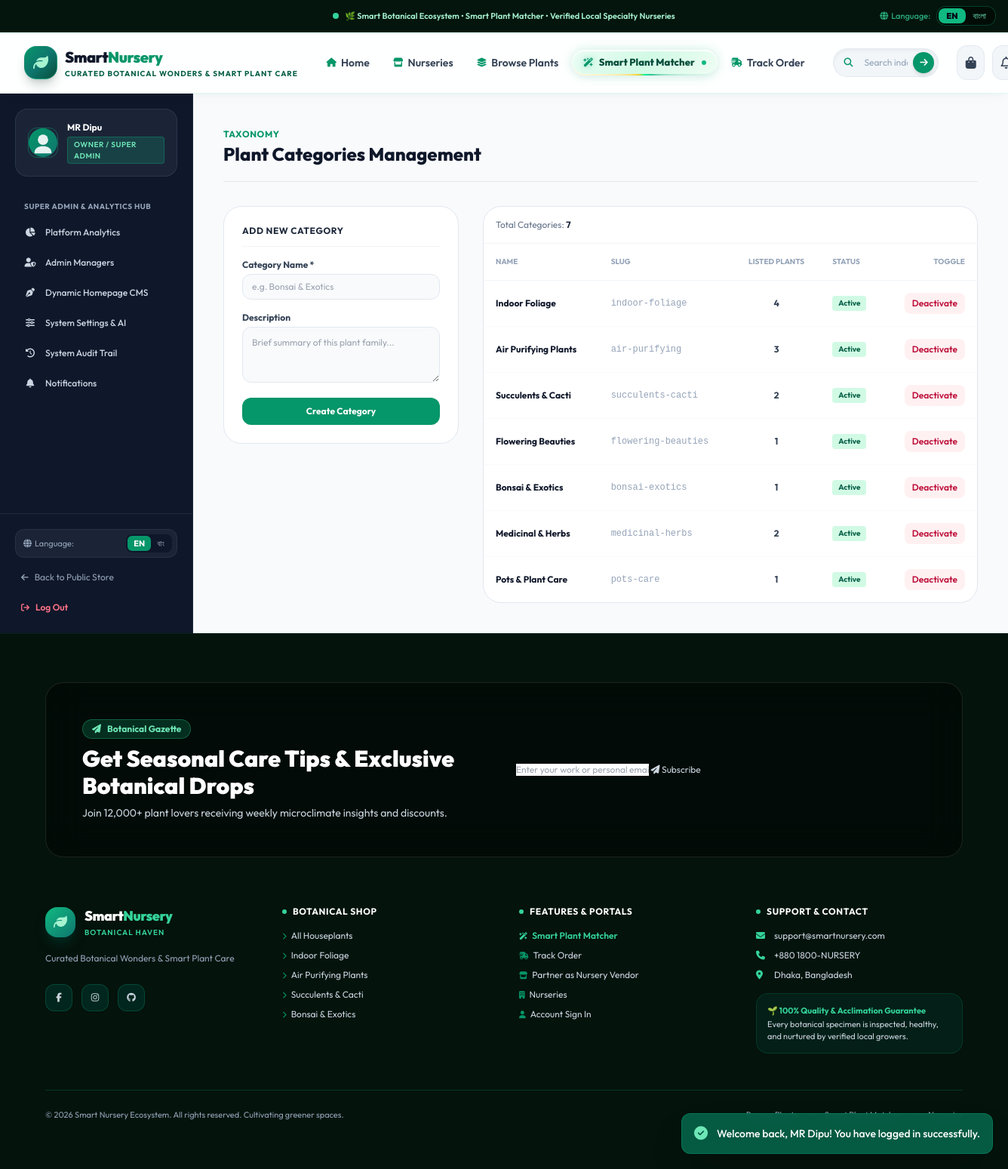
Screenshot of /admin/categories.php (signed in) with the database file from the repository.
### tables this page shows
CREATE TABLE `users` (
  `id` INT AUTO_INCREMENT PRIMARY KEY,
  `role_id` INT NOT NULL,
  `name` VARCHAR(100) NOT NULL,
  `email` VARCHAR(150) NOT NULL UNIQUE,
  `password_hash` VARCHAR(255) NOT NULL,
  `phone` VARCHAR(30) NULL,
  `avatar` VARCHAR(255) NULL,
  `status` ENUM('active', 'pending', 'suspended') NOT NULL DEFAULT 'active',
  `created_at` TIMESTAMP DEFAULT CURRENT_TIMESTAMP,
  `updated_at` TIMESTAMP DEFAULT CURRENT_TIMESTAMP ON UPDATE CURRENT_TIMESTAMP,
  FOREIGN KEY (`role_id`) REFERENCES `roles`(`id`) ON DELETE RESTRICT
);

CREATE TABLE `roles` (
  `id` INT AUTO_INCREMENT PRIMARY KEY,
  `name` VARCHAR(50) NOT NULL UNIQUE,
  `display_name` VARCHAR(100) NOT NULL,
  `description` VARCHAR(255) NULL,
  `created_at` TIMESTAMP DEFAULT CURRENT_TIMESTAMP
);

CREATE TABLE `categories` (
  `id` INT AUTO_INCREMENT PRIMARY KEY,
  `name` VARCHAR(100) NOT NULL,
  `slug` VARCHAR(100) NOT NULL UNIQUE,
  `description` TEXT NULL,
  `image` VARCHAR(255) NULL,
  `is_active` TINYINT(1) NOT NULL DEFAULT 1,
  `created_at` TIMESTAMP DEFAULT CURRENT_TIMESTAMP
);

### helpers/auth.php (called while the page is built, shortened)
<?php
function is_logged_in(): bool {
    return isset($_SESSION['user_id']) && !empty($_SESSION['user_id']);
}
function current_user(): ?array {
    static $cachedUser = null;
    if ($cachedUser !== null && $cachedUser['id'] == $_SESSION['user_id']) {
        return $cachedUser;
    }
    try {
        $db = get_db();
        $stmt = $db->prepare("
            SELECT u.*, r.name AS role_name, r.display_name AS role_display
            FROM users u
            JOIN roles r ON u.role_id = r.id
            WHERE u.id = :id AND u.status = 'active'
            LIMIT 1
        ");
        $stmt->execute(['id' => $_SESSION['user_id']]);
        $user = $stmt->fetch();
        if ($user) {
            $cachedUser = $user;
            return $user;
        }
    } catch (Exception $e) {
        error_log("Error fetching current user: " . $e->getMessage());
    }
    return null;
}
function has_role($allowedRoles): bool {
    $user = current_user();
    return in_array($user['role_name'], $allowedRoles);
}
function require_role($allowedRoles): void {
    if (!has_role($allowedRoles)) {
        $_SESSION['flash_error'] = "Access denied: You do not have permission to view that section.";
        header("Location: " . BASE_URL . "/index.php");
        exit;
    }
}

### helpers/functions.php (called while the page is built, shortened)
<?php
require_once __DIR__ . '/auth.php';
function sanitize($data): string {
    return htmlspecialchars(trim((string)$data), ENT_QUOTES, 'UTF-8');
}
function category_display_name($category): string {
    $name = '';
    if (is_array($category)) {
        $name = $category['name'] ?? '';
    } else {
        $name = (string)$category;
    }
    if (!is_bangla()) {
        return $name;
    }
    return $name;
}
function get_avatar_url(?string $path): string {
    return BASE_URL . '/assets/images/avatars/default-avatar.svg';
}

### helpers/languages.php (called while the page is built, shortened)
<?php
function current_lang(): string {
    return $_SESSION['lang'] ?? 'en';
}
function is_bangla(): bool {
    return current_lang() === 'bn';
}
function load_translations(string $lang): array {
    static $dictionaries = [];
    if (!isset($dictionaries[$lang])) {
        $file = __DIR__ . '/../lang/' . $lang . '.php';
        if (file_exists($file)) {
            $dictionaries[$lang] = require $file;
        } else {
            $dictionaries[$lang] = [];
        }
    }
    return $dictionaries[$lang];
}
function __(string $key, ?string $default = null, array $replace = []): string {
    $currentLang = current_lang();
    $translations = load_translations($currentLang);
    $text = $translations[$key] ?? null;
    if ($text === null) {
        if ($default !== null) {
            $text = $default;
        } else {
            $parts = explode('.', $key);
            $lastPart = end($parts);
            $text = ucwords(str_replace('_', ' ', $lastPart));
        }
    }
    return $text;
}
function format_num_i18n($number): string {
    return is_bangla() ? bn_num($number) : (string)$number;
}
function lang_switch_url(string $targetLang): string {
    $targetLang = strtolower($targetLang);
    $params = $_GET ?? [];
    $params['lang'] = $targetLang;
    $queryString = http_build_query($params);
    $reqUri = $_SERVER['REQUEST_URI'] ?? '';
    $uri = strtok($reqUri, '?');
    return htmlspecialchars($uri . '?' . $queryString, ENT_QUOTES, 'UTF-8');
}

### admin/categories.php (the view, shortened to what this page needs)
<?php
require_once __DIR__ . '/../helpers/auth.php';
require_once __DIR__ . '/../helpers/functions.php';
require_role(['admin', 'owner']);
$db = get_db();
$categories = $db->query("
    SELECT c.*, (SELECT COUNT(*) FROM products WHERE category_id = c.id) AS product_count
    FROM categories c
    ORDER BY c.id ASC
")->fetchAll();
$activePage = 'categories';
require_once __DIR__ . '/../includes/header.php';
require_once __DIR__ . '/../includes/navbar.php';
?>
<div class="flex-1 flex flex-col lg:flex-row">
    <?php require_once __DIR__ . '/../includes/sidebar.php'; ?>
    <main class="flex-1 p-6 sm:p-10 space-y-8 bg-slate-50">
        <div class="border-b border-slate-200 pb-5">
            <span class="text-xs font-bold uppercase tracking-wider text-emerald-600">Taxonomy</span>
            <h1 class="text-2xl font-extrabold text-slate-900">Plant Categories Management</h1>
        </div>
        <div class="grid grid-cols-1 lg:grid-cols-12 gap-8">
            <div class="lg:col-span-4 space-y-4">
                <div class="bg-white p-6 rounded-3xl border border-slate-200 shadow-xs space-y-4">
                    <h3 class="text-xs font-bold uppercase tracking-wider text-slate-800 border-b border-slate-100 pb-3">
                        Add New Category
                    </h3>
                    <form action="categories.php" method="POST" class="space-y-4 text-xs">
                        <div>
                            <label class="block font-bold text-slate-700 mb-1">Category Name *</label>
                            <input type="text" name="name" required placeholder="e.g. Bonsai & Exotics"
                                   class="w-full bg-slate-50 border border-slate-200 rounded-xl px-3 py-2 text-slate-900 focus:bg-white focus:outline-none focus:ring-2 focus:ring-emerald-500">
                        </div>
                        <div>
                            <label class="block font-bold text-slate-700 mb-1">Description</label>
                            <textarea name="description" rows="3" placeholder="Brief summary of this plant family..."
                                      class="w-full bg-slate-50 border border-slate-200 rounded-xl p-3 text-slate-900 focus:bg-white focus:outline-none focus:ring-2 focus:ring-emerald-500"></textarea>
                        </div>
                        <button type="submit" class="w-full py-2.5 bg-emerald-600 hover:bg-emerald-500 text-white font-bold rounded-xl shadow-xs transition">
                            Create Category
                        </button>
                    </form>
                </div>
            </div>
            <div class="lg:col-span-8 space-y-4">
                <div class="bg-white rounded-3xl border border-slate-200 shadow-xs overflow-hidden">
                    <div class="p-4 border-b border-slate-100 flex items-center justify-between text-xs text-slate-500">
                        <span>Total Categories: <strong class="text-slate-800"><?= count($categories) ?></strong></span>
                    </div>
                    <div class="overflow-x-auto">
                        <table class="w-full text-left text-xs">
                            <thead>
                                <tr class="border-b border-slate-100 text-slate-400 uppercase text-[10px] font-bold">
                                    <th class="p-4">Name</th>
                                    <th class="p-4">Slug</th>
                                    <th class="p-4 text-center">Listed Plants</th>
                                    <th class="p-4">Status</th>
                                    <th class="p-4 text-right">Toggle</th>
                                </tr>
                            </thead>
                            <tbody class="divide-y divide-slate-50 text-slate-700">
                                <?php foreach ($categories as $c): ?>
                                    <tr>
                                        <td class="p-4 font-bold text-slate-900">
                                            <span><?= sanitize(category_display_name($c)) ?></span>
                                        </td>
                                        <td class="p-4 font-mono text-slate-400"><?= sanitize($c['slug']) ?></td>
                                        <td class="p-4 text-center font-bold"><?= format_num_i18n($c['product_count']) ?></td>
                                        <td class="p-4">
                                            <span class="inline-flex items-center px-2 py-0.5 rounded text-[10px] font-bold <?= $c['is_active'] ? 'bg-emerald-100 text-emerald-800' : 'bg-slate-200 text-slate-600' ?>">
                                                <?= $c['is_active'] ? __('common.active') : (is_bangla() ? 'নিষ্ক্রিয়' : 'Disabled') ?>
                                            </span>
                                        </td>
                                        <td class="p-4 text-right">
                                            <form action="categories.php" method="POST" class="inline">
                                                <button type="submit" class="px-2.5 py-1.5 <?= $c['is_active'] ? 'bg-rose-50 text-rose-700 hover:bg-rose-100' : 'bg-emerald-50 text-emerald-700 hover:bg-emerald-100' ?> font-semibold rounded-lg">
                                                    <?= $c['is_active'] ? (is_bangla() ? 'বন্ধ করুন' : 'Deactivate') : (is_bangla() ? 'চালু করুন' : 'Activate') ?>
                                                </button>
                                            </form>
                                        </td>
                                    </tr>
                                <?php endforeach; ?>
                            </tbody>
                        </table>
                    </div>
                </div>
            </div>
        </div>
    </main>
</div>
<?php require_once __DIR__ . '/../includes/footer.php'; ?>

### includes/sidebar.php (shortened to what this page needs)
<?php
require_once __DIR__ . '/../helpers/auth.php';
require_once __DIR__ . '/../helpers/functions.php';
$currentUser = current_user();
$role = $currentUser['role_name'] ?? 'customer';
$activePage = $activePage ?? 'dashboard';
$activeLang = current_lang();
?>
<aside class="w-full lg:w-64 bg-slate-900 text-slate-200 flex flex-col justify-between border-r border-slate-800 shrink-0">
    <div class="p-5 space-y-6">
        <div class="bg-slate-800/80 rounded-2xl p-4 border border-slate-700/60 flex items-center space-x-3">
            <?php if (!empty($currentUser['avatar'])): ?>
                <img src="<?= sanitize(get_avatar_url($currentUser['avatar'])) ?>" class="w-10 h-10 rounded-xl object-cover shadow-xs border border-emerald-500/40 shrink-0">
            <?php else: ?>
                <div class="w-10 h-10 rounded-xl bg-emerald-600 text-white font-bold flex items-center justify-center shadow-xs text-sm shrink-0">
                    <?= strtoupper(substr($currentUser['name'] ?? 'U', 0, 1)) ?>
                </div>
            <?php endif; ?>
            <div class="overflow-hidden">
                <h4 class="text-xs font-bold text-white truncate"><?= sanitize($currentUser['name'] ?? 'User') ?></h4>
                <span class="inline-flex items-center px-2 py-0.5 rounded text-[10px] font-semibold bg-emerald-500/20 text-emerald-300 border border-emerald-500/30 uppercase tracking-wider">
                    <?= __('role.' . $role, sanitize($currentUser['role_display'] ?? ucfirst($role))) ?>
                </span>
            </div>
        </div>
        <nav class="space-y-1 text-xs font-medium">
            <?php if ($role === 'owner'): ?>
                <div class="text-[10px] font-bold uppercase tracking-wider text-slate-400 px-3 pt-2 pb-1"><?= __('owner.dashboard_title') ?></div>
                <a href="<?= BASE_URL ?>/owner/index.php" class="flex items-center space-x-3 px-3 py-2.5 rounded-xl transition <?= $activePage === 'dashboard' ? 'bg-emerald-600 text-white font-bold shadow-md shadow-emerald-900/30' : 'text-slate-300 hover:bg-slate-800 hover:text-white' ?>">
                    <i class="fa-solid fa-chart-pie w-4 text-center"></i>
                    <span><?= __('owner.analytics') ?></span>
                </a>
                <a href="<?= BASE_URL ?>/owner/admins.php" class="flex items-center space-x-3 px-3 py-2.5 rounded-xl transition <?= $activePage === 'admins' ? 'bg-emerald-600 text-white font-bold shadow-md shadow-emerald-900/30' : 'text-slate-300 hover:bg-slate-800 hover:text-white' ?>">
                    <i class="fa-solid fa-user-shield w-4 text-center"></i>
                    <span><?= __('owner.admin_managers') ?></span>
                </a>
                <a href="<?= BASE_URL ?>/owner/cms.php" class="flex items-center space-x-3 px-3 py-2.5 rounded-xl transition <?= $activePage === 'cms' ? 'bg-emerald-600 text-white font-bold shadow-md shadow-emerald-900/30' : 'text-slate-300 hover:bg-slate-800 hover:text-white' ?>">
                    <i class="fa-solid fa-pen-nib w-4 text-center"></i>
                    <span><?= __('owner.cms') ?></span>
                </a>
                <a href="<?= BASE_URL ?>/owner/settings.php" class="flex items-center space-x-3 px-3 py-2.5 rounded-xl transition <?= $activePage === 'settings' ? 'bg-emerald-600 text-white font-bold shadow-md shadow-emerald-900/30' : 'text-slate-300 hover:bg-slate-800 hover:text-white' ?>">
                    <i class="fa-solid fa-sliders w-4 text-center"></i>
                    <span><?= __('owner.settings') ?></span>
                </a>
                <a href="<?= BASE_URL ?>/owner/audit-logs.php" class="flex items-center space-x-3 px-3 py-2.5 rounded-xl transition <?= $activePage === 'audit' ? 'bg-emerald-600 text-white font-bold shadow-md shadow-emerald-900/30' : 'text-slate-300 hover:bg-slate-800 hover:text-white' ?>">
                    <i class="fa-solid fa-clock-rotate-left w-4 text-center"></i>
                    <span><?= __('owner.audit_logs') ?></span>
                </a>
                <a href="<?= BASE_URL ?>/notifications.php" class="flex items-center space-x-3 px-3 py-2.5 rounded-xl transition <?= $activePage === 'notifications' ? 'bg-emerald-600 text-white font-bold shadow-md shadow-emerald-900/30' : 'text-slate-300 hover:bg-slate-800 hover:text-white' ?>">
                    <i class="fa-solid fa-bell w-4 text-center"></i>
                    <span><?= is_bangla() ? 'বিজ্ঞপ্তিসমূহ' : 'Notifications' ?></span>
                </a>
            <?php endif; ?>
        </nav>
    </div>
    <div class="p-5 border-t border-slate-800 space-y-3 text-xs">
        <div class="flex items-center justify-between bg-slate-800/80 p-1.5 rounded-xl border border-slate-700/50">
            <span class="text-slate-400 text-[11px] px-1"><i class="fa-solid fa-globe mr-1"></i><?= __('lang.switch_label') ?>:</span>
            <div class="inline-flex rounded-lg bg-slate-900 p-0.5 text-[11px]">
                <a href="<?= lang_switch_url('en') ?>" class="px-2 py-0.5 rounded-md transition <?= $activeLang === 'en' ? 'bg-emerald-600 text-white font-bold' : 'text-slate-400 hover:text-white' ?>">EN</a>
                <a href="<?= lang_switch_url('bn') ?>" class="px-2 py-0.5 rounded-md transition <?= $activeLang === 'bn' ? 'bg-emerald-600 text-white font-bold' : 'text-slate-400 hover:text-white' ?>">বাং</a>
            </div>
        </div>
        <a href="<?= BASE_URL ?>/index.php" class="flex items-center space-x-2 text-slate-400 hover:text-emerald-400 px-2 py-1.5 transition">
            <i class="fa-solid fa-arrow-left text-[11px]"></i>
            <span><?= __('common.back_to_store') ?></span>
        </a>
        <a href="<?= BASE_URL ?>/logout.php" class="flex items-center space-x-2 text-rose-400 hover:text-rose-300 px-2 py-1.5 transition font-semibold">
            <i class="fa-solid fa-arrow-right-from-bracket text-[11px]"></i>
            <span><?= __('common.logout') ?></span>
        </a>
    </div>
</aside>

### rows the page displays
users: name "MR Dipu", role.display_name "OWNER / SUPER ADMIN"
categories: name "Indoor Foliage", slug "indoor-foliage", product_count "4", is_active "Deactivate"
categories: name "Air Purifying Plants", slug "air-purifying", product_count "3", is_active "Deactivate"
categories: name "Succulents & Cacti", slug "succulents-cacti", product_count "2", is_active "Deactivate"
categories: name "Flowering Beauties", slug "flowering-beauties", product_count "1", is_active "Deactivate"
categories: name "Bonsai & Exotics", slug "bonsai-exotics", product_count "1", is_active "Deactivate"
categories: name "Medicinal & Herbs", slug "medicinal-herbs", product_count "2", is_active "Deactivate"
categories: name "Pots & Plant Care", slug "pots-care", product_count "1", is_active "Deactivate"

### other values shown
$flashSuccess "Welcome back, MR Dipu! You have logged in successfully."
$announcementText "🌿 Smart Botanical Ecosystem • Smart Plant Matcher • Verified Local Specialty Nurseries"
__('lang.switch_label') "Language"
$brandTitle "Smart"
$brandSubtitle "Nursery"
$brandTag "CURATED BOTANICAL WONDERS & SMART PLANT CARE"
__('nav.home') "Home"
__('nav.nurseries', 'Nurseries') "Nurseries"
__('nav.browse_plants') "Browse Plants"
__('nav.ai_matcher') "Smart Plant Matcher"
__('nav.track_order') "Track Order"
__('owner.dashboard_title') "SUPER ADMIN & ANALYTICS HUB"
__('owner.analytics') "Platform Analytics"
__('owner.admin_managers') "Admin Managers"
__('owner.cms') "Dynamic Homepage CMS"
